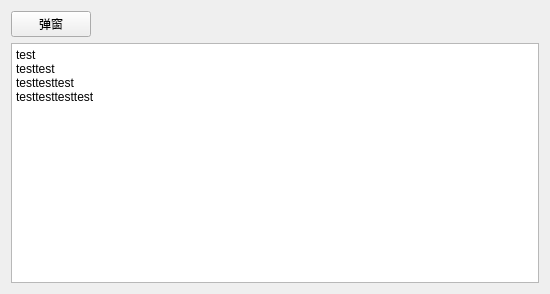
<?xml version="1.0" encoding="UTF-8"?>
<ui version="4.0">
 <class>MainWindow</class>
 <widget class="QMainWindow" name="MainWindow">
  <property name="geometry">
   <rect>
    <x>0</x>
    <y>0</y>
    <width>550</width>
    <height>294</height>
   </rect>
  </property>
  <property name="windowTitle">
   <string>MainWindow</string>
  </property>
  <widget class="QWidget" name="centralWidget">
   <layout class="QVBoxLayout" name="verticalLayout">
    <item>
     <layout class="QHBoxLayout" name="horizontalLayout">
      <item>
       <widget class="QPushButton" name="ptn_show">
        <property name="text">
         <string>弹窗</string>
        </property>
       </widget>
      </item>
      <item>
       <spacer name="horizontalSpacer">
        <property name="orientation">
         <enum>Qt::Horizontal</enum>
        </property>
        <property name="sizeHint" stdset="0">
         <size>
          <width>40</width>
          <height>20</height>
         </size>
        </property>
       </spacer>
      </item>
     </layout>
    </item>
    <item>
     <widget class="QTextEdit" name="textEdit">
      <property name="html">
       <string>&lt;!DOCTYPE HTML PUBLIC &quot;-//W3C//DTD HTML 4.0//EN&quot; &quot;http://www.w3.org/TR/REC-html40/strict.dtd&quot;&gt;
&lt;html&gt;&lt;head&gt;&lt;meta name=&quot;qrichtext&quot; content=&quot;1&quot; /&gt;&lt;style type=&quot;text/css&quot;&gt;
p, li { white-space: pre-wrap; }
&lt;/style&gt;&lt;/head&gt;&lt;body style=&quot; font-family:'SimSun'; font-size:9pt; font-weight:400; font-style:normal;&quot;&gt;
&lt;p style=&quot; margin-top:0px; margin-bottom:0px; margin-left:0px; margin-right:0px; -qt-block-indent:0; text-indent:0px;&quot;&gt;test&lt;/p&gt;
&lt;p style=&quot; margin-top:0px; margin-bottom:0px; margin-left:0px; margin-right:0px; -qt-block-indent:0; text-indent:0px;&quot;&gt;testtest&lt;/p&gt;
&lt;p style=&quot; margin-top:0px; margin-bottom:0px; margin-left:0px; margin-right:0px; -qt-block-indent:0; text-indent:0px;&quot;&gt;testtesttest&lt;/p&gt;
&lt;p style=&quot; margin-top:0px; margin-bottom:0px; margin-left:0px; margin-right:0px; -qt-block-indent:0; text-indent:0px;&quot;&gt;testtesttesttest&lt;/p&gt;&lt;/body&gt;&lt;/html&gt;</string>
      </property>
     </widget>
    </item>
   </layout>
  </widget>
 </widget>
 <layoutdefault spacing="6" margin="11"/>
 <resources/>
 <connections/>
</ui>
